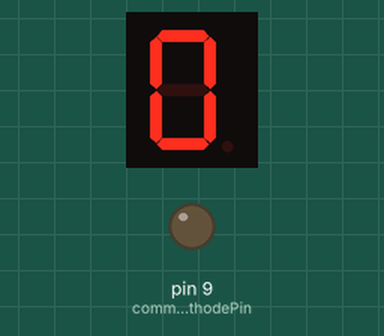
This program was run on a simulated Arduino Uno, built with avr-gcc and run on an emulated ATmega328P. Parts: 1-digit seven-segment display, output pins drawn as LEDs (lit = HIGH). Wiring (from diagram.json): 1-digit 7-segment display, segments lit when HIGH: segments pin 2, pin 3, pin 4, pin 5, pin 6, pin 7, pin 8. The segment pins are drawn as the display they are named for; pins used as bus, display or sensor lines are not drawn.

Above: at 0.1 s.
At 3.1 s:
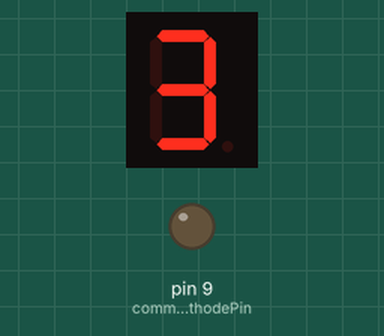
At 7.1 s:
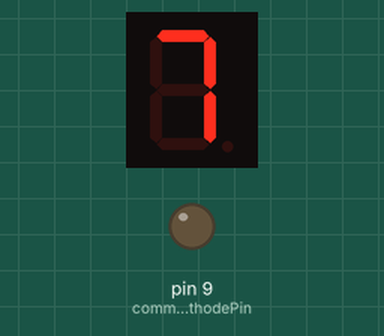
At 15.1 s:
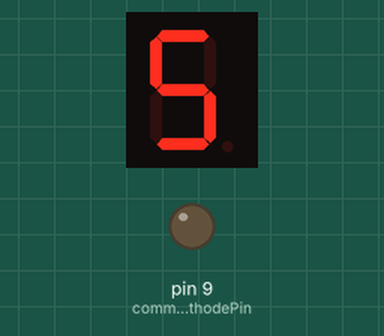
At 22.1 s:
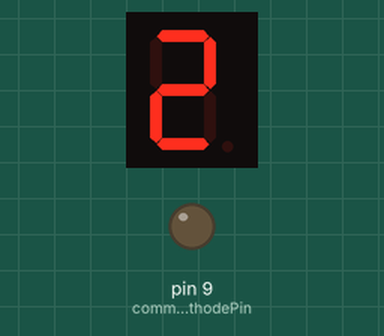
At 30.1 s:
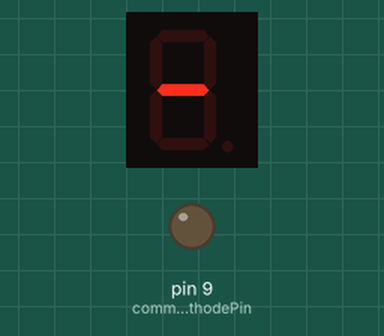

Measured:
- what the display in image 1 shows lasts 1.0 s, from 3.0 s to 4.0 s

The program:

main.cpp
```cpp
#include <Arduino.h>
const int segmentPins[7] = {2, 3, 4, 5, 6, 7, 8};
const int commonCathodePin = 9;
const byte numbers[10] = {
  B11111100, // 0
  B01100000, // 1
  B11011010, // 2
  B11110010, // 3
  B01100110, // 4
  B10110110, // 5
  B10111110, // 6
  B11100000, // 7
  B11111110, // 8
  B11110110  // 9
};


void setup() {
  for (int i = 0; i < 7; i++) {
    pinMode(segmentPins[i], OUTPUT);
  }
  pinMode(commonCathodePin, OUTPUT);
  digitalWrite(commonCathodePin, LOW);
}

void loop() {

  for (int i = 0; i < 10; i++) {
    for (int j = 0; j < 7; j++) {
      bool on = bitRead(numbers[i], 7 - j);
      digitalWrite(segmentPins[j], on ? HIGH : LOW);
    }
    delay(1000);
  }

  for (int i = 10; i >0; i--) {
    for (int j = 0; j < 7; j++) {
      bool on = bitRead(numbers[i], 7 - j);
      digitalWrite(segmentPins[j], on ? HIGH : LOW);
    }
    delay(1000);
  }

}
```
